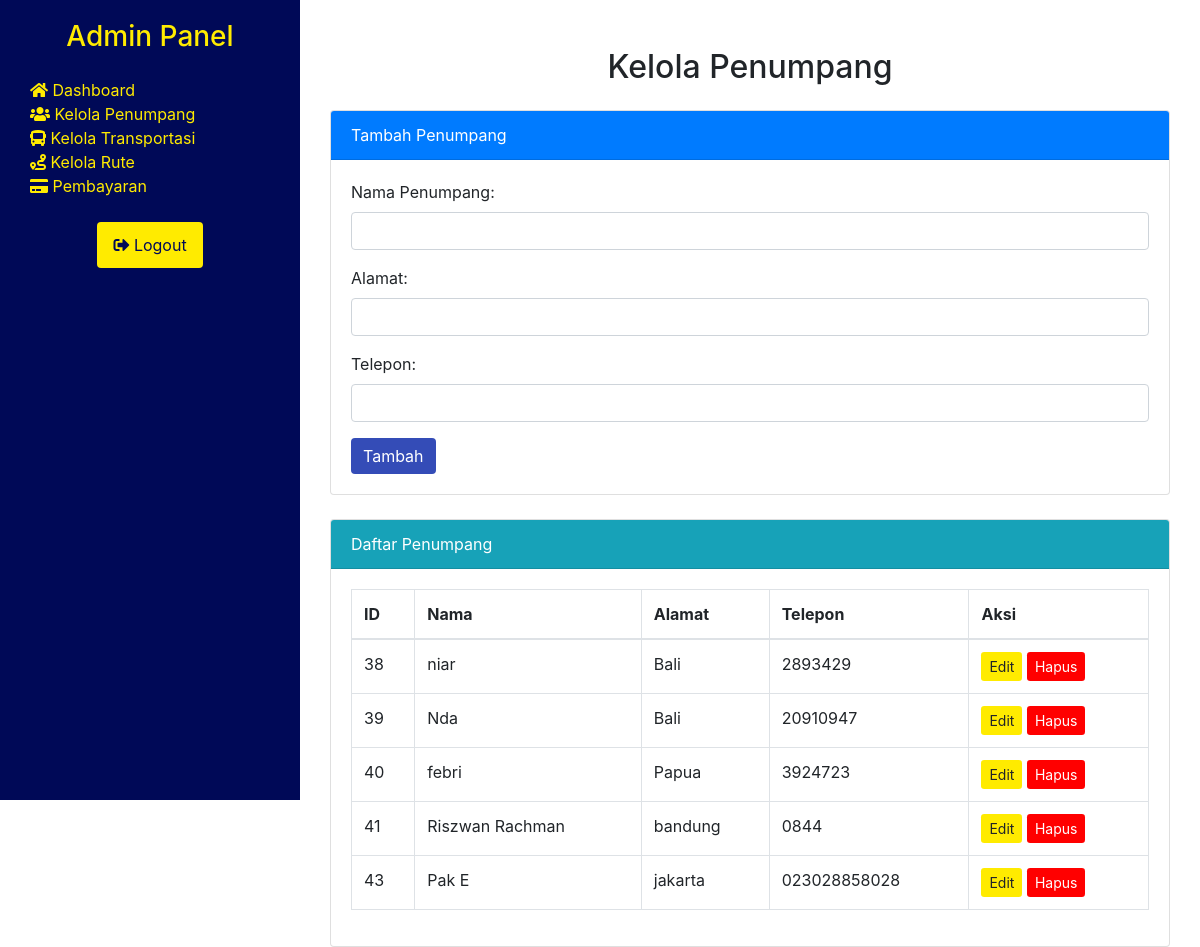
Page /admin/manage_users.php on the committed database.
### tables this page shows
CREATE TABLE `penumpang` (
  `id_penumpang` int(11) NOT NULL,
  `username` varchar(200) NOT NULL,
  `password` varchar(200) NOT NULL,
  `nama_penumpang` varchar(200) NOT NULL,
  `alamat_penumpang` varchar(200) NOT NULL,
  `tanggal_lahir` date NOT NULL,
  `jenis_kelamin` varchar(200) NOT NULL,
  `telepon` varchar(200) NOT NULL
);

### admin/manage_users.php (the view, shortened to what this page needs)
<?php
$host = "127.0.0.1";
$username = "root";
$password = "";
$database = "penyewaantiket";
$conn = new mysqli($host, $username, $password, $database);
$result = $conn->query("SELECT * FROM penumpang");
?>
<!DOCTYPE html>
<html lang="id">
<head>
    <link rel="stylesheet" href="https://cdn.jsdelivr.net/npm/bootstrap@4.0.0/dist/css/bootstrap.min.css">
    <link rel="stylesheet" href="https://cdnjs.cloudflare.com/ajax/libs/font-awesome/5.15.4/css/all.min.css">
</head>
<body>
    <div class="container-fluid">
        <div class="row">
            <div class="col-md-3 sidebar">
                <h3 class="text-center mb-4">Admin Panel</h3>
                <ul class="nav flex-column">
                    <li><a href="dashboard_admin.php"><i class="fas fa-home"></i> Dashboard</a></li>
                    <li><a href="manage_users.php"><i class="fas fa-users"></i> Kelola Penumpang</a></li>
                    <li><a href="manage_transportasi.php"><i class="fas fa-bus"></i> Kelola Transportasi</a></li>
                    <li><a href="rute.php"><i class="fas fa-route"></i> Kelola Rute</a></li>
                    <li><a href="hasil_pembayaran.php"><i class="fas fa-credit-card"></i> Pembayaran</a></li>
                </ul>
                <div class="mt-4 text-center">
                    <a href="logout.php" class="btn btn-logout"><i class="fas fa-sign-out-alt"></i> Logout</a>
                </div>
            </div>
            <div class="col-md-9">
                <div class="container mt-5">
                    <h2 class="text-center mb-4">Kelola Penumpang</h2>
                    <div class="card mb-4">
                        <div class="card-header bg-primary text-white">Tambah Penumpang</div>
                        <div class="card-body">
                            <form method="POST">
                                <div class="form-group">
                                    <label>Nama Penumpang:</label>
                                    <input type="text" name="nama" class="form-control" required>
                                </div>
                                <div class="form-group">
                                    <label>Alamat:</label>
                                    <input type="text" name="alamat_penumpang" class="form-control" required>
                                </div>
                                <div class="form-group">
                                    <label>Telepon:</label>
                                    <input type="text" name="telepon" class="form-control" required>
                                </div>
                                <button type="submit" name="tambah" class="btn btn-success">Tambah</button>
                            </form>
                        </div>
                    </div>
                    <div class="card">
                        <div class="card-header bg-info text-white">Daftar Penumpang</div>
                        <div class="card-body">
                            <table class="table table-bordered">
                                <thead>
                                    <tr>
                                        <th>ID</th>
                                        <th>Nama</th>
                                        <th>Alamat</th>
                                        <th>Telepon</th>
                                        <th>Aksi</th>
                                    </tr>
                                </thead>
                                <tbody>
                                    <?php while ($row = $result->fetch_assoc()) : ?>
                                    <tr>
                                        <td><?= $row['id_penumpang'] ?></td>
                                        <td><?= htmlspecialchars($row['nama_penumpang']) ?></td>
                                        <td><?= htmlspecialchars($row['alamat_penumpang']) ?></td>
                                        <td><?= htmlspecialchars($row['telepon']) ?></td>
                                        <td>
                                            <button class="btn btn-warning btn-sm" data-toggle="modal" data-target="#editModal<?= $row['id_penumpang'] ?>">Edit</button>
                                            <a href="?hapus=<?= $row['id_penumpang'] ?>" class="btn btn-danger btn-sm" onclick="return confirm('Yakin ingin menghapus?')">Hapus</a>
                                        </td>
                                    </tr>
                                    <?php endwhile; ?>
                                </tbody>
                            </table>
                        </div>
                    </div>
                </div>
            </div>
        </div>
    </div>
</body>
</html>

### admin/manage_users.php (style rules this page uses)
.sidebar { background-color: #000957; height: 100vh; padding-top: 20px; color: #fff; }
.sidebar h3 { color: #FFEB00; }
.sidebar a { color: #FFEB00; padding: 10px 15px; text-decoration: none; }
.sidebar .btn-logout { background-color: #FFEB00; color: #000957; }
.card-header.bg-info { background-color: #577BC1; }
.btn-success { background-color: #344CB7; border: none; }
.btn-warning { background-color: #FFEB00; border: none; }
.btn-danger { background-color: #FF0000; border: none; }

### rows in the picture
penumpang: id_penumpang "38", nama_penumpang "niar", alamat_penumpang "Bali", telepon "2893429"
penumpang: id_penumpang "39", nama_penumpang "Nda", alamat_penumpang "Bali", telepon "20910947"
penumpang: id_penumpang "40", nama_penumpang "febri", alamat_penumpang "Papua", telepon "3924723"
penumpang: id_penumpang "41", nama_penumpang "Riszwan Rachman", alamat_penumpang "bandung", telepon "0844"
penumpang: id_penumpang "43", nama_penumpang "Pak E", alamat_penumpang "jakarta", telepon "023028858028"
